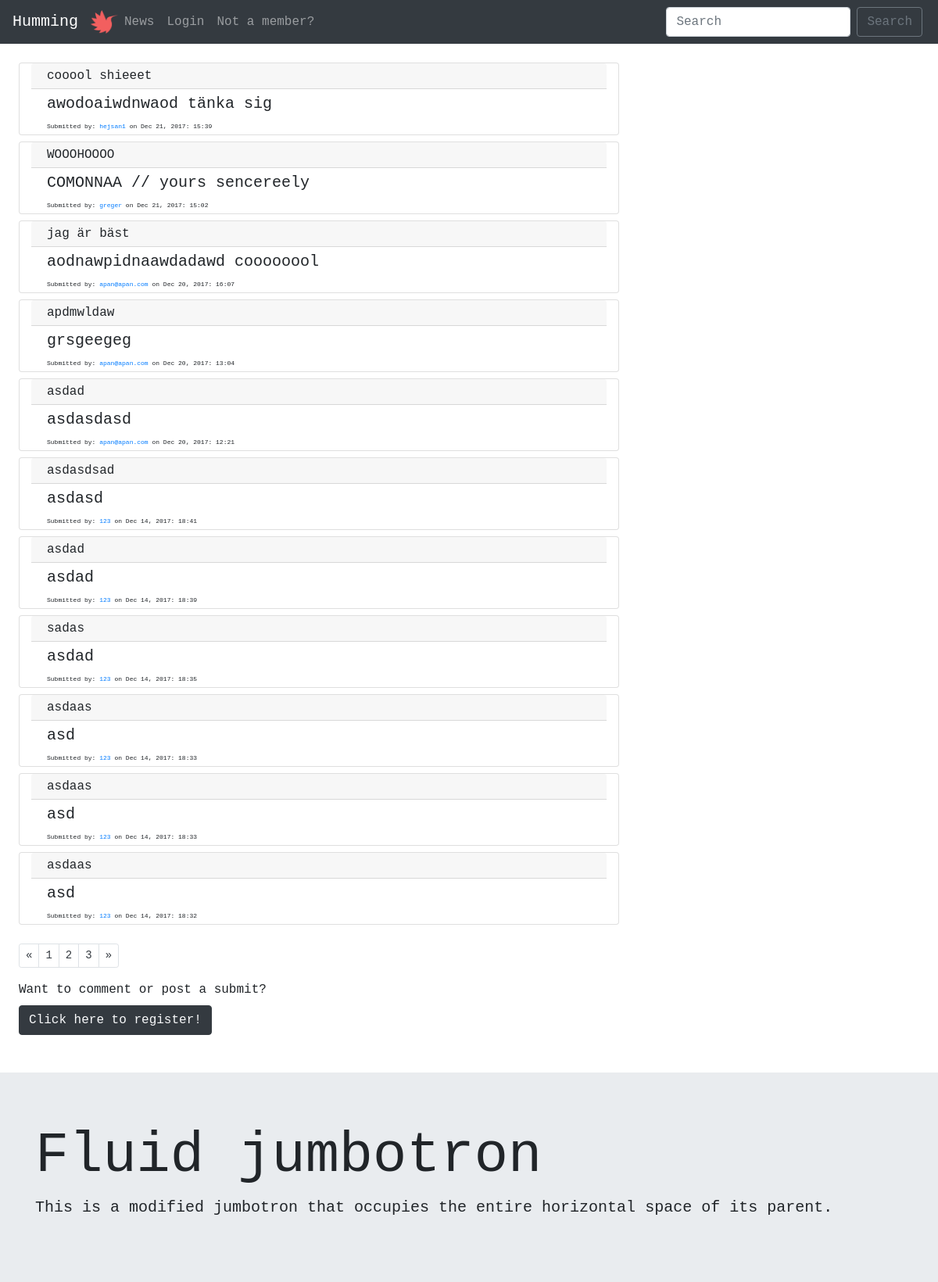
The page / on the database its author committed.
### tables this page shows
CREATE TABLE "posts" (
	`title`	TEXT NOT NULL,
	`description`	TEXT NOT NULL,
	`url`	TEXT,
	`postID`	INTEGER NOT NULL PRIMARY KEY AUTOINCREMENT UNIQUE,
	`postdate`	INTEGER,
	`userID`	INTEGER
);

CREATE TABLE "users" (
	`userID`	INTEGER PRIMARY KEY AUTOINCREMENT,
	`username`	VARCHAR NOT NULL UNIQUE,
	`email`	VARCHAR NOT NULL UNIQUE,
	`password`	VARCHAR NOT NULL,
	`bio`	VARCHAR,
	`picture`	VARCHAR
);

### index.php (called while the page is built)
<?php require __DIR__.'/viewings/header.php'; ?>
<?php require __DIR__.'/forum.php'; ?>
<?php require __DIR__.'/viewings/footer.php'; ?>

### php/functions.php (called while the page is built, shortened)
<?php
function posts($pdo) {
  $allPosts = "SELECT * FROM posts
               LEFT JOIN users
               ON posts.userID=users.userID
               ORDER BY postID DESC";
  $statement = $pdo->prepare($allPosts);
  $statement->execute();
  $resultPosts = $statement->fetchAll(PDO::FETCH_ASSOC);
  return $resultPosts;
}

### forum.php (the view, shortened to what this page needs)
<div class="m-4">
  <?php $submits = posts($pdo) ?>
  <?php foreach($submits as $submit => $value):?>
    <div class="card col-sm-8 mt-2">
      <div class="card-header pt-1 pb-1">
        <?php echo $value['title'];?>
      </div>
      <div class="card-body pt-1 pb-1">
        <blockquote class="blockquote mb-0">
          <p class="mb-0">
            <?php echo $value['description']; ?>
          </p>
          <p class="mb-0 smallfont">
            Submitted by: <a href="/php/allProfiles.php?id=<?php echo $value['userID']?>"><?php echo $value['username']?></a> on <?php echo $value['postdate'] ?>
          </p>
        </blockquote>
        </div>
      </div>
    <?php endforeach; ?>
    <nav>
      <ul class="pagination pagination-sm pt-4">
        <li class="page-item">
          <a class="page-link text-dark" href="#" aria-label="Previous">
            <span aria-hidden="true">&laquo;</span>
          </a>
        </li>
        <li class="page-item"><a class="page-link text-dark" href="#">1</a></li>
        <li class="page-item"><a class="page-link text-dark" href="#">2</a></li>
        <li class="page-item"><a class="page-link text-dark" href="#">3</a></li>
        <li class="page-item">
          <a class="page-link text-dark" href="#" aria-label="Next">
            <span aria-hidden="true">&raquo;</span>
          </a>
        </li>
      </ul>
    </nav>
    <?php if (!isset($_SESSION['users'])): ?>
      <label>Want to comment or post a submit?</label><br>
      <button class="btn btn-dark text-light">
        <a href="/registerform.php"><p class="m-0 text-light">Click here to register!</p></a>
      </button>
    <?php endif; ?>
  </div>

### style/main.css (style rules this page uses)
* { font-family: monospace; }
.smallfont { font-size: 8px; }
* { margin: 0; padding: 0; -webkit-box-sizing: border-box; -moz-box-sizing: border-box; box-sizing: border-box; }
a { color: #03658c; text-decoration: none; }
ul { list-style-type: none; }
body { font-family: 'Roboto', Arial, Helvetica, Sans-serif, Verdana; background: #dee1e3; }

### rows shown on the page
posts: title "cooool shieeet", description "awodoaiwdnwaod tänka sig", userID.username "hejsan1", postdate "Dec 21, 2017: 15:39"
posts: title "WOOOHOOOO", description "COMONNAA // yours sencereely", userID.username "greger", postdate "Dec 21, 2017: 15:02"
posts: title "jag är bäst", description "aodnawpidnaawdadawd coooooool", userID.username "apan@apan.com", postdate "Dec 20, 2017: 16:07"
posts: title "apdmwldaw", description "grsgeegeg", userID.username "apan@apan.com", postdate "Dec 20, 2017: 13:04"
posts: title "asdad", description "asdasdasd", userID.username "apan@apan.com", postdate "Dec 20, 2017: 12:21"
posts: title "asdasdsad", description "asdasd", userID.username "123", postdate "Dec 14, 2017: 18:41"
posts: title "asdad", description "asdad", userID.username "123", postdate "Dec 14, 2017: 18:39"
posts: title "sadas", description "asdad", userID.username "123", postdate "Dec 14, 2017: 18:35"
posts: title "asdaas", description "asd", userID.username "123", postdate "Dec 14, 2017: 18:33"
posts: title "asdaas", description "asd", userID.username "123", postdate "Dec 14, 2017: 18:33"
posts: title "asdaas", description "asd", userID.username "123", postdate "Dec 14, 2017: 18:32"
